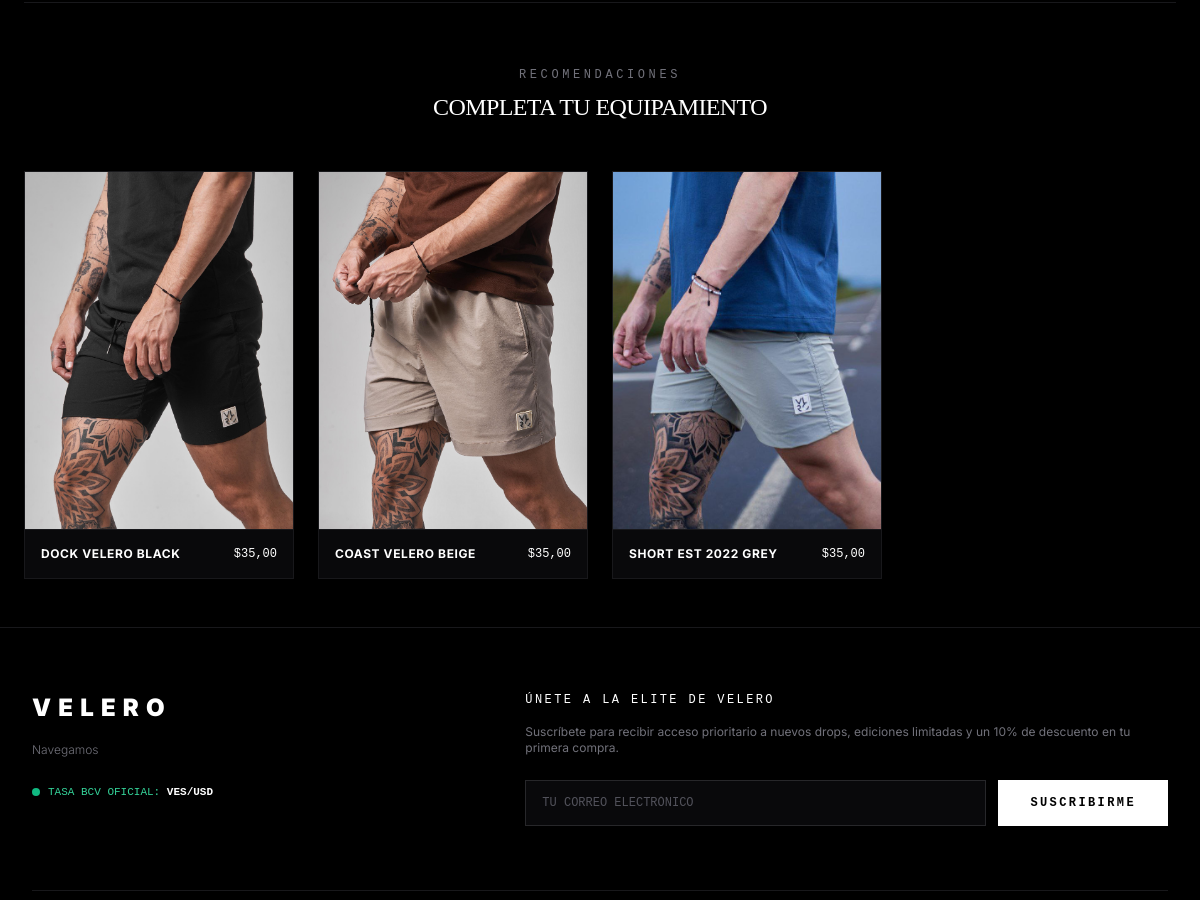
The page /producto/green-forest-flow/ (middle part) on the database as committed earlier.
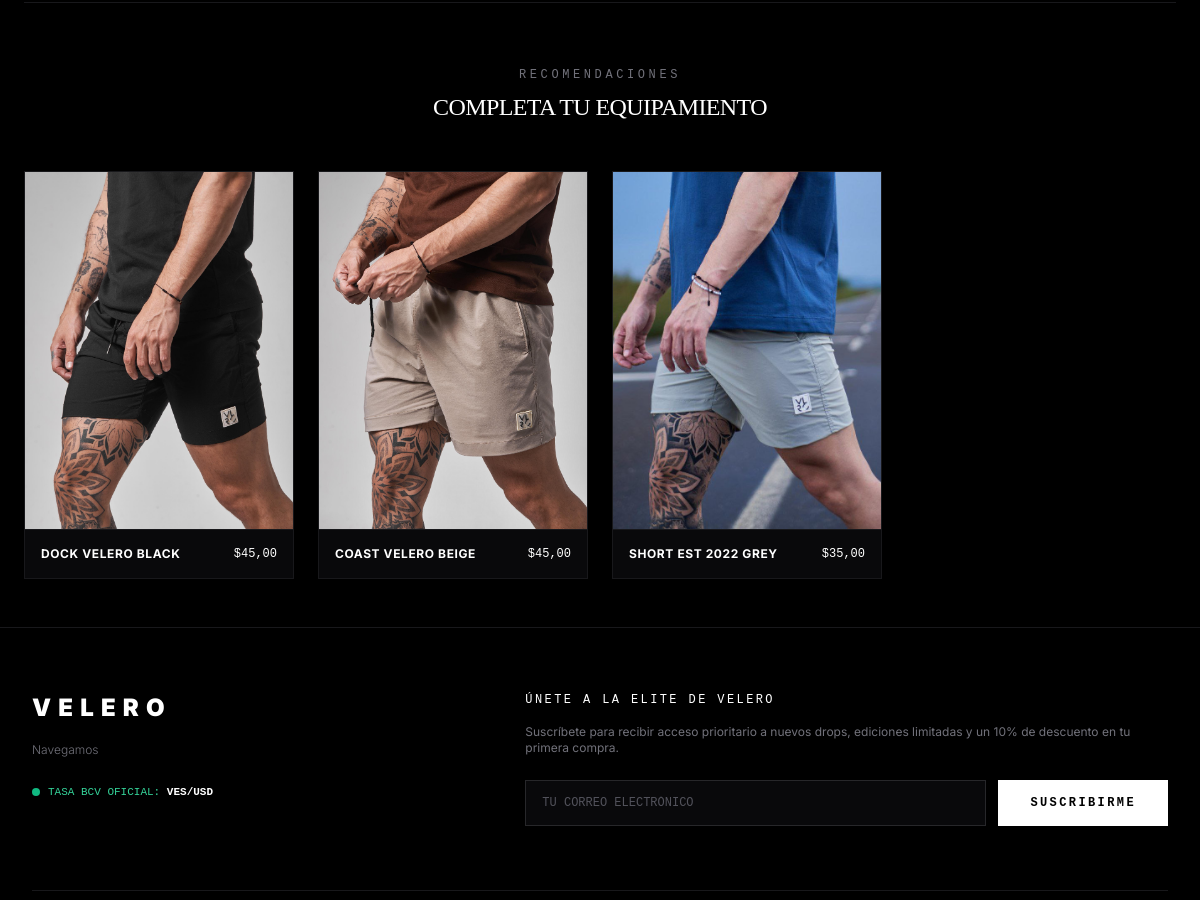
The same page on the database as committed later.
### catalog/models.py (models this page shows, shortened)
class Product(models.Model):
    name = models.CharField(max_length=255)
    slug = models.SlugField(unique=True, blank=True)
    category = models.ForeignKey(
        Category,
        on_delete=models.SET_NULL,
        null=True,
        blank=True,
        related_name='products',
    )
    description = models.TextField(blank=True)
    price = models.DecimalField(max_digits=10, decimal_places=2, verbose_name="Precio Actual (Oferta)")
    compare_price = models.DecimalField(
        max_digits=10, decimal_places=2, blank=True, null=True,
        verbose_name="Precio Anterior (Tachado)"
    )
    stock = models.PositiveIntegerField(default=10, verbose_name="Stock Disponible")
    is_active = models.BooleanField(
        default=True, verbose_name='¿Producto Activo?'
    )
    image = models.ImageField(upload_to='products/', blank=True, null=True)
    sizes = MultiSelectField(
        choices=SIZE_CHOICES, default=['S', 'M', 'L', 'XL']
    )
    created_at = models.DateTimeField(auto_now_add=True)
    class Meta:
        verbose_name = 'Producto'
        verbose_name_plural = 'Productos'
        ordering = ['-created_at']
    @property
    def is_sold_out(self):
        return self.stock == 0
    @property
    def on_sale(self):
        return self.compare_price and self.compare_price > self.price

### catalog/views.py (the view)
# urls.py: path('producto/<slug:slug>/', views.product_detail, name='product_detail'),
def product_detail(request, slug):
    product = get_object_or_404(Product, slug=slug)
    color_variants = Product.objects.filter(
        category=product.category
    ).exclude(id=product.id)[:5]
    related_products = Product.objects.filter(
        category=product.category
    ).exclude(id=product.id).order_by('?')[:4]
    raw_sizes = list(product.sizes) if product.sizes else ['TU']
    is_single_size = 'TU' in raw_sizes or len(raw_sizes) == 0
    context = {
        'product': product,
        'related_colors': color_variants,
        'related_products': related_products,
        'sizes': raw_sizes,
        'is_single_size': is_single_size,
    }
    return render(request, 'catalog/product_detail.html', context)

### catalog/templates/catalog/product_detail.html (shortened to what this page needs)
{% extends 'base.html' %}
{% block content %}
<div class="max-w-7xl mx-auto px-6 py-8 md:py-12 select-none">
    {% if related_products %}
    <section class="border-t border-zinc-900 pt-16">
        <div class="text-center mb-12 space-y-2">
            <h2 class="text-xs font-mono uppercase tracking-[0.3em] text-zinc-500">
                Recomendaciones
            </h2>
            <p class="font-serif text-2xl uppercase text-white tracking-tight">
                Completa tu Equipamiento
            </p>
        </div>
        <div class="grid grid-cols-1 sm:grid-cols-2 lg:grid-cols-4 gap-6">
            {% for item in related_products %}
            <a href="{% url 'product_detail' item.slug %}" class="group bg-zinc-950 border border-zinc-900 overflow-hidden block">
                <div class="aspect-[3/4] bg-zinc-900 overflow-hidden relative">
                    {% if item.image %}
                        <img src="{{ item.image.url }}"
                             alt="{{ item.name }}"
                             class="w-full h-full object-cover group-hover:scale-105 transition-transform duration-500">
                    {% endif %}
                </div>
                <div class="p-4 flex justify-between items-center border-t border-zinc-900">
                    <h3 class="text-xs font-bold uppercase tracking-wider text-white group-hover:text-zinc-300 transition-colors">
                        {{ item.name }}
                    </h3>
                    <div class="flex items-center space-x-2 font-mono text-xs">
                        <span class="text-white">${{ item.price }}</span>
                    </div>
                </div>
            </a>
            {% endfor %}
        </div>
    </section>
    {% endif %}
</div>
{% endblock %}

### catalog/templates/base.html (shortened to what this page needs)
{% load static %}
<!DOCTYPE html>
<html lang="es" class="dark scroll-smooth">
<head>
    <script src="https://cdn.tailwindcss.com"></script>
</head>
<body class="bg-black text-white font-sans antialiased min-h-screen flex flex-col selection:bg-white selection:text-black">
    <main class="flex-grow w-full">
        {% block content %}{% endblock %}
    </main>
    <footer class="bg-black text-zinc-400 border-t border-zinc-900 pt-16 pb-12 font-sans select-none">
        <div class="max-w-7xl mx-auto px-6 lg:px-8">
            <div class="grid grid-cols-1 lg:grid-cols-12 gap-12 pb-16 border-b border-zinc-900">
                <div class="lg:col-span-5 space-y-4">
                    <a href="{% url 'product_list' %}" class="text-2xl font-black uppercase tracking-[0.3em] text-white font-sans block">
                        VELERO
                    </a>
                    <p class="text-xs text-zinc-500 font-sans font-light leading-relaxed max-w-sm">
                        Navegamos
                    <div class="flex items-center space-x-2 text-[11px] font-mono text-emerald-400 pt-2">
                        <span class="w-2 h-2 rounded-full bg-emerald-500 animate-pulse"></span>
                        <span>TASA BCV OFICIAL: <strong class="text-white">{{ bcv_rate }} VES/USD</strong></span>
                    </div>
                </div>
                <div class="lg:col-span-7 space-y-4">
                    <h3 class="text-xs font-mono uppercase tracking-[0.2em] text-white">
                        Únete a la elite de VELERO
                    </h3>
                    <p class="text-xs text-zinc-500">
                        Suscríbete para recibir acceso prioritario a nuevos drops, ediciones limitadas y un 10% de descuento en tu primera compra.
                    </p>
                    <form action="{% url 'subscribe_newsletter' %}" method="POST" class="flex flex-col sm:flex-row gap-3 pt-2">
                        <input type="email"
                               name="email"
                               placeholder="TU CORREO ELECTRÓNICO"
                               required
                               class="bg-zinc-950 border border-zinc-800 text-white text-xs font-mono px-4 py-3.5 focus:outline-none focus:border-white transition-colors flex-grow placeholder:text-zinc-600">
                        <button type="submit"
                                class="bg-white text-black hover:bg-zinc-200 font-mono text-xs uppercase tracking-[0.2em] px-8 py-3.5 font-bold transition-all">
                            SUSCRIBIRME
                        </button>
                    </form>
                </div>
            </div>
            <div class="grid grid-cols-2 md:grid-cols-4 gap-8 py-12 border-b border-zinc-900 text-xs">
            </div>
        </div>
    </footer>
</body>
</html>

Rows that differ between the two databases and show on the page:
changed Product "DOCK VELERO BLACK": price "35,00" → "45,00"
changed Product "COAST VELERO BEIGE": price "35,00" → "45,00"
